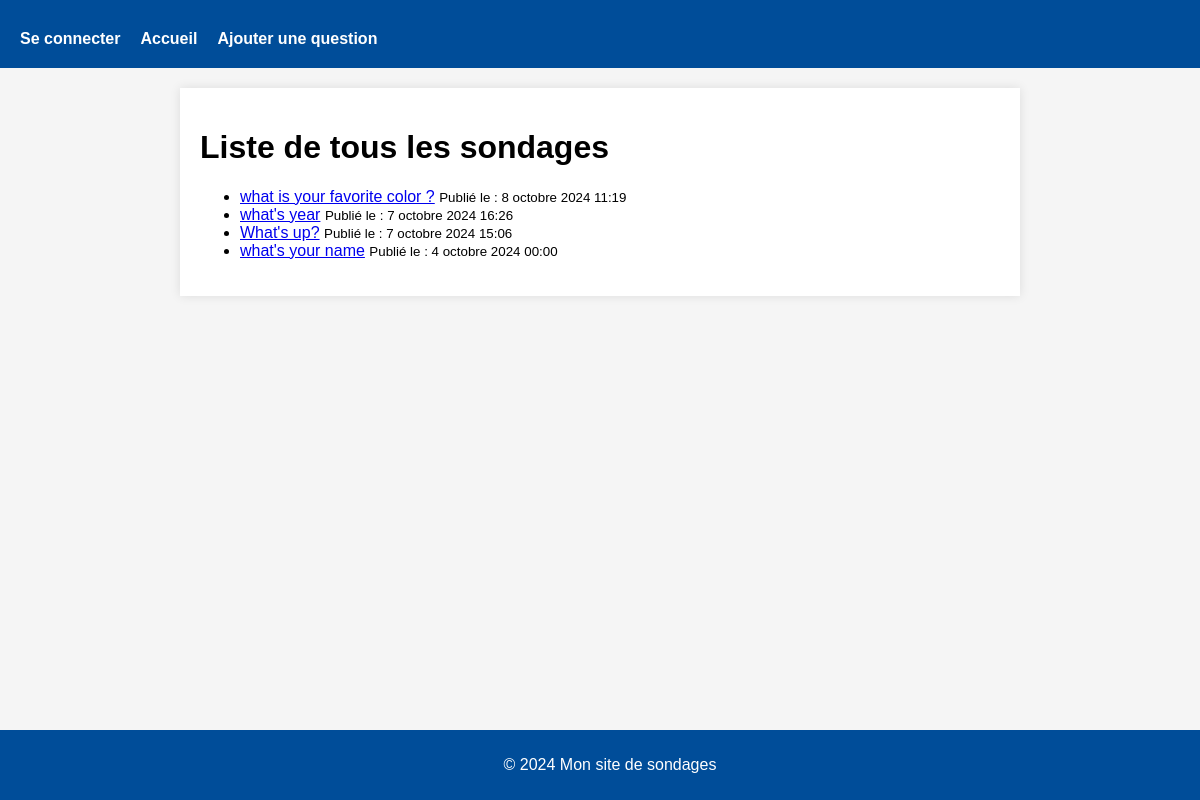
/polls/, run on an earlier commit of the app's database.
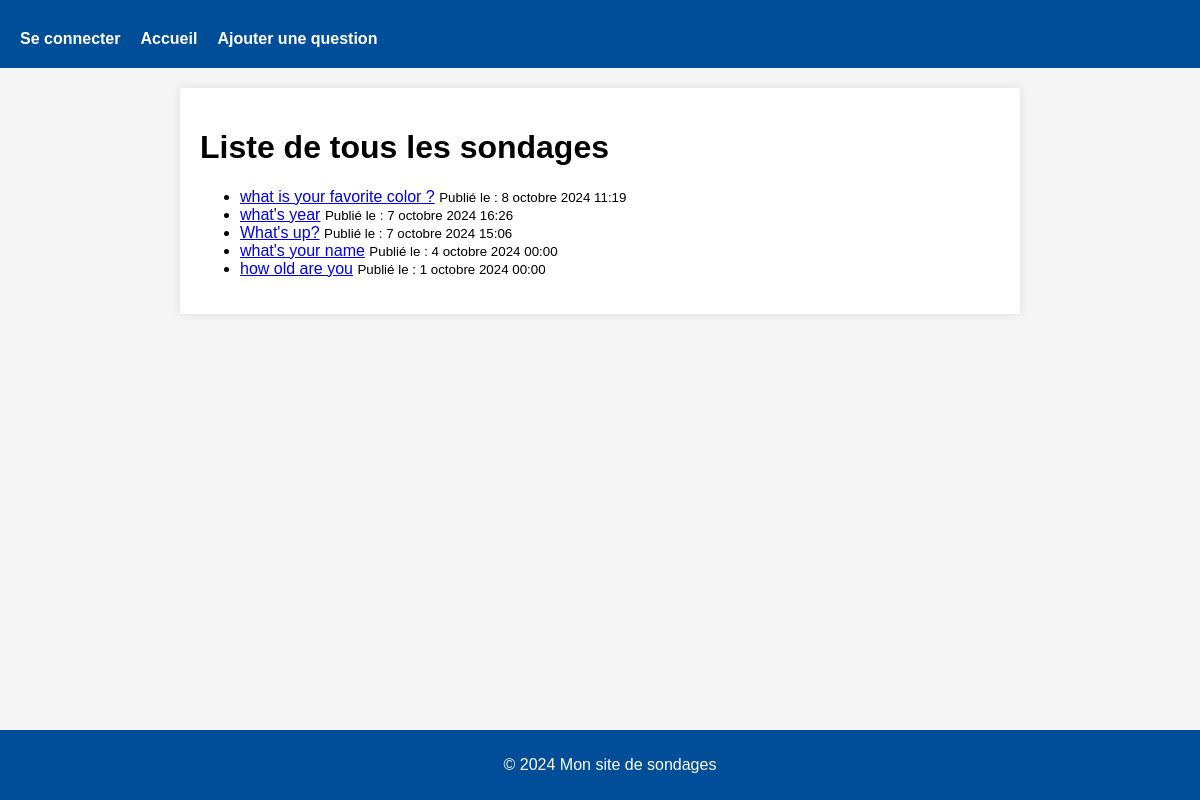
And on a later commit of the database.
### polls/models.py (models this page shows, shortened)
class Question(models.Model):
    question_text = models.CharField(max_length=200)
    pub_date = models.DateTimeField("date published")

### polls/views.py (the view)
# urls.py: path("", views.IndexView.as_view(), name="index"),
class IndexView(generic.ListView):
    template_name = "polls/index.html"
    context_object_name = "latest_question_list"
    def get_queryset(self):
        return Question.objects.filter(pub_date__lte=timezone.now()).order_by("-pub_date")[
               :5
               ]

### polls/templates/polls/index.html (shortened to what this page needs)
{% extends "base.html" %}
{% block main %}
<h1>Liste de tous les sondages</h1>
{% if latest_question_list %}
    <ul>
        {% for question in latest_question_list %}
            <li><a href="{% url 'polls:detail' question.id %}">{{ question.question_text }}</a>
            <small>Publié le : {{ question.pub_date }}</small></li>
        {% endfor %}
    </ul>
{% else %}
    <p>Aucun sondage disponible.</p>
{% endif %}
{% endblock %}

What changed in the data, as far as the page shows it:
added Question: question_text "how old are you", pub_date "1 octobre 2024 00:00"
